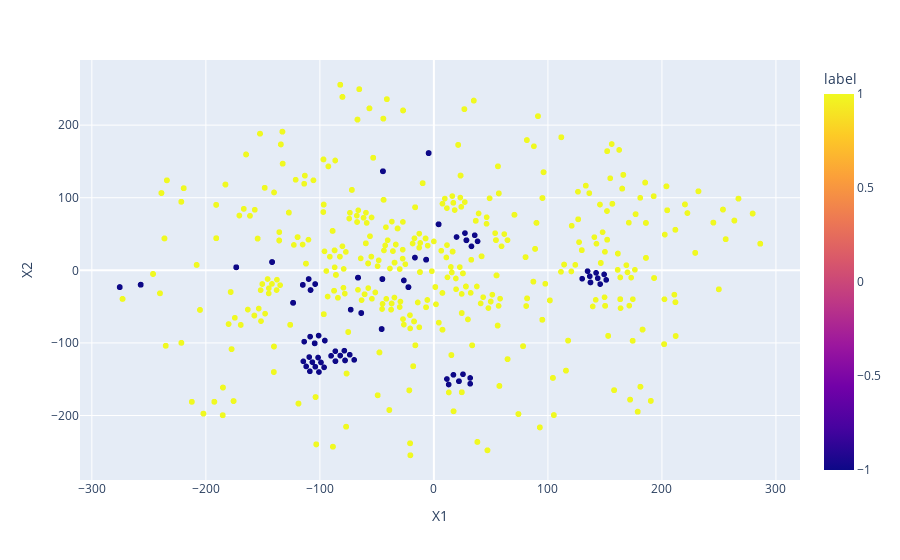

Notebook source saved alongside this figure:
### Code cell
df_tsne['label'] = label
fig = px.scatter(df_tsne,'X1','X2', hover_name = 'stock_code', color = 'label')
fig.show()

### Figure 1 — Plotly figure (JSON) as saved in the notebook; plotly's stock layout.template omitted (floating-point values rounded to 4 significant figures; data arrays with more than 128 entries replaced by an {"elided": "..."} marker saying what was removed)
{"data": [{"hovertemplate": "<b>%{hovertext}</b><br><br>X1=%{x}<br>X2=%{y}<br>label=%{marker.color}<extra></extra>", "hovertext": {"elided": "2020 str values"}, "legendgroup": "", "marker": {"color": {"elided": "2020 int values"}, "coloraxis": "coloraxis", "symbol": "circle"}, "mode": "markers", "name": "", "showlegend": false, "type": "scattergl", "x": {"elided": "2020 float values"}, "xaxis": "x", "y": {"elided": "2020 float values"}, "yaxis": "y"}], "layout": {"coloraxis": {"colorbar": {"title": {"text": "label"}}, "colorscale": [[0, "#0d0887"], [0.1111, "#46039f"], [0.2222, "#7201a8"], [0.3333, "#9c179e"], [0.4444, "#bd3786"], [0.5556, "#d8576b"], [0.6667, "#ed7953"], [0.7778, "#fb9f3a"], [0.8889, "#fdca26"], [1, "#f0f921"]]}, "legend": {"tracegroupgap": 0}, "margin": {"t": 60}, "xaxis": {"anchor": "y", "domain": [0, 1], "title": {"text": "X1"}}, "yaxis": {"anchor": "x", "domain": [0, 1], "title": {"text": "X2"}}}}
